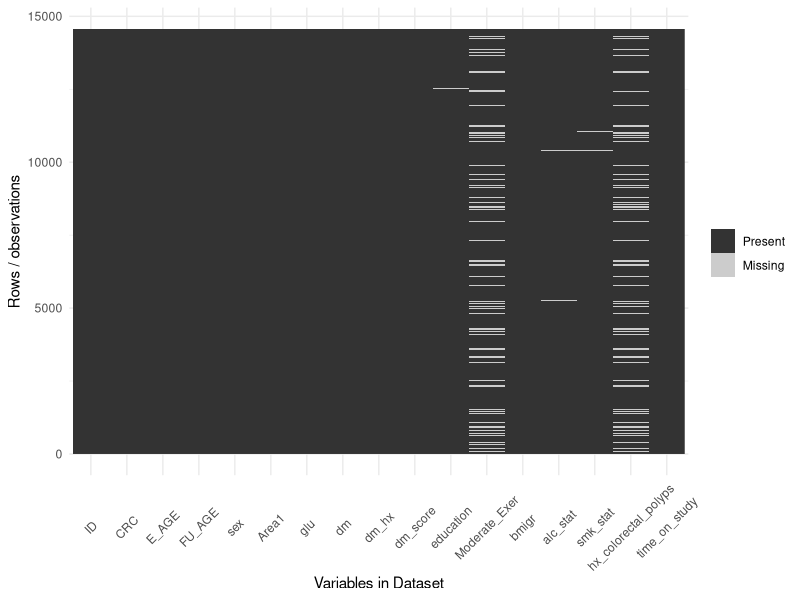
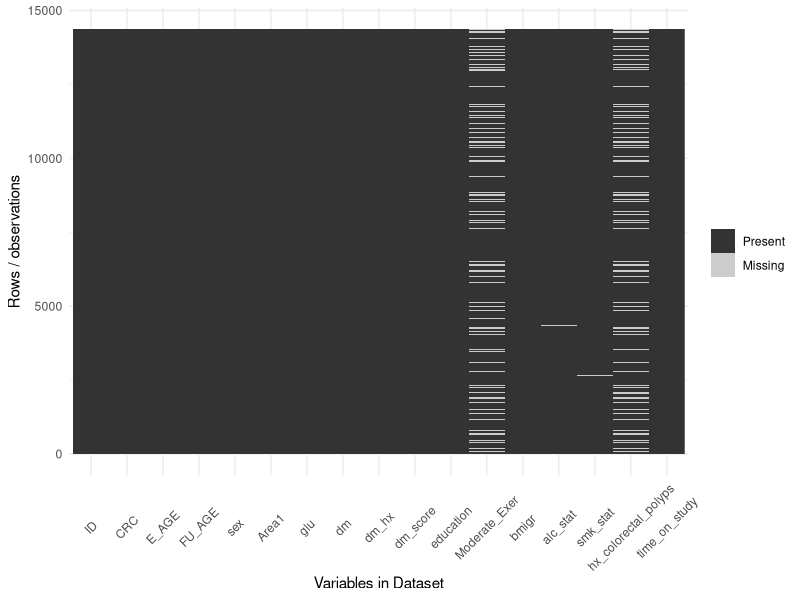
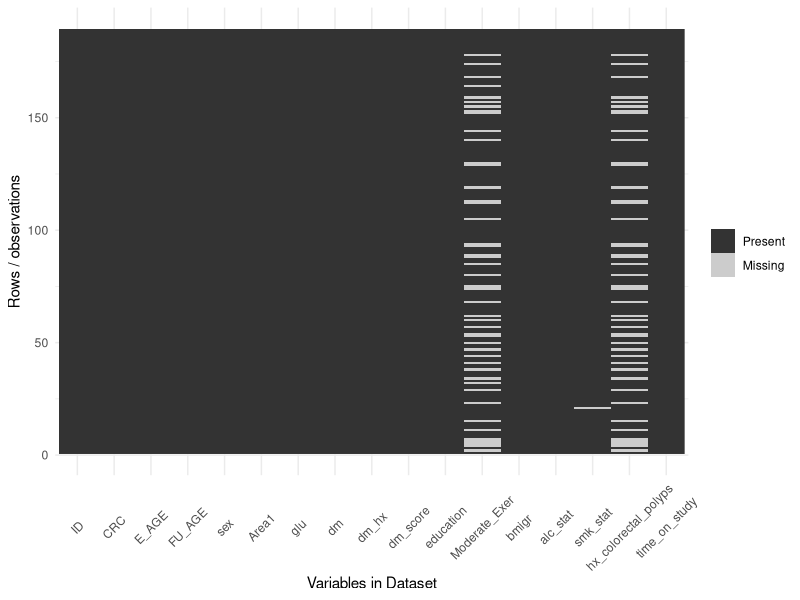
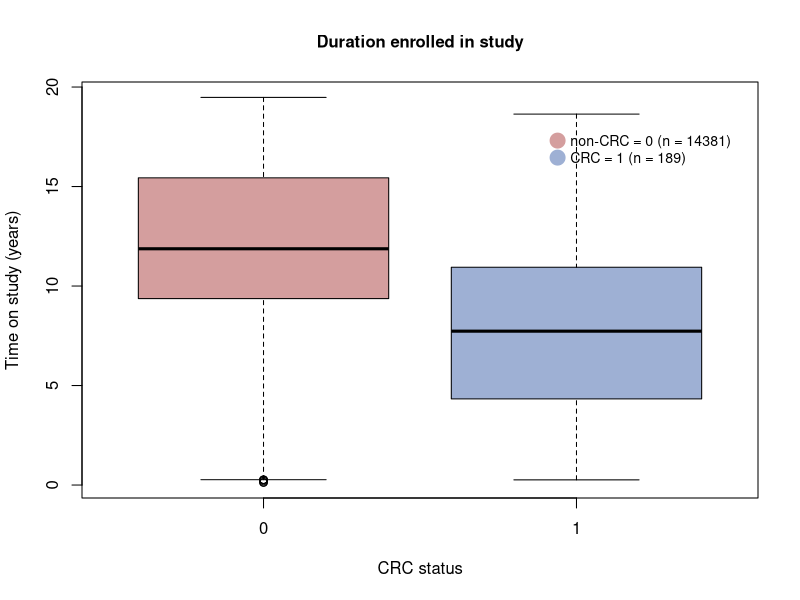

The R script that drew these images, in order: (Note: this script raises an error after producing the figures.)
library(dplyr)
library(randomForest)
library(caret)
library(ggplot2)

data = read.csv("datasets/KMCC DM CRC.csv")
var_ind = c(2,5,6,8,9,10,11,12,13,14,15,16)
for(i in 1:length(var_ind)){
  data[,var_ind[i]] = as.factor(data[,var_ind[i]])
}

# create copy of data and replace certain col values w/ NA
new_data = data
miss_var_ind = c(11,12,14,15,16)
# if certain column values = 6 or 9, then replace the value with an NA
new_data[, miss_var_ind][new_data[,miss_var_ind] == 6 | new_data[,miss_var_ind] == 9] = NA
# time on study
new_data$time_on_study = data$FU_AGE - data$E_AGE
clean_data = na.omit(new_data)

# check for missingness
ggplot_missing = function(x){
  if(!require(reshape2)){warning('you need to install reshape2')} 
  require(reshape2)
  require(ggplot2)
  #### This function produces a plot of the missing data pattern
  #### in x. It is a modified version of a function in the 'neato' package
  x %>%
    is.na %>%
    melt %>% ggplot(data = .,
                    aes(x = Var2,
                        y = Var1)) +
    geom_raster(aes(fill = value)) + scale_fill_grey(name = "",
                                                     labels = c("Present","Missing")) + theme_minimal() +
    theme(axis.text.x = element_text(angle=45, vjust=0.5)) + 
    labs(x = "Variables in Dataset",
         y = "Rows / observations")
} 
ggplot_missing(new_data) # Moderate_Exer and hx_colorectal_polyps have majority missing
sum(is.na(new_data$Moderate_Exer)) #num of missing Moderate_Exer values = 2436
sum(is.na(new_data$hx_colorectal_polyps)) # num of missing hx values = 2277
me_miss_ind = which(is.na(new_data$Moderate_Exer))
hx_miss_ind = which(is.na(new_data$hx_colorectal_polyps))
ed_miss_ind = which(is.na(new_data$education))
alc_miss_ind = which(is.na(new_data$alc_stat))
smk_miss_ind = which(is.na(new_data$smk_stat))
all_miss_ind = unique(c(me_miss_ind, hx_miss_ind, ed_miss_ind, alc_miss_ind, smk_miss_ind))
all_missing_data = new_data[all_miss_ind,]
remain_data = new_data[-all_miss_ind,]
# summary stats
not_new = new_data%>% filter(CRC == 0)
crc_new = new_data%>% filter(CRC == 1)
ggplot_missing(not_new)
ggplot_missing(crc_new)
par(cex.main=1)
boxplot(time_on_study~CRC,data=new_data,
        main="Duration enrolled in study",
        col = c(rgb(0.83, 0.62, 0.62), rgb(0.62, 0.69, 0.83)),
        xlab="CRC status", ylab="Time on study (years)")
# Add a legend
legend("topright", legend = c("non-CRC = 0 (n = 14381)","CRC = 1 (n = 189)") , 
       col = c(rgb(0.83, 0.62, 0.62), rgb(0.62, 0.69, 0.83)), 
       bty = "n", pch=20 , pt.cex = 3, cex = 0.85, 
       horiz = FALSE, inset = c(0.03, 0.1))

# random forest play time

# 1. set seed
set.seed(692)

# 2. partition data for training and testing
train_index = createDataPartition(remain_data$CRC, p = .8, list = FALSE) %>% 
  as.vector(.)
train_data = (remain_data[train_index,])[,-1]
test_data = (remain_data[-train_index,])[,-1]

rf = randomForest(CRC ~ ., data = train_data, proximity = T)
